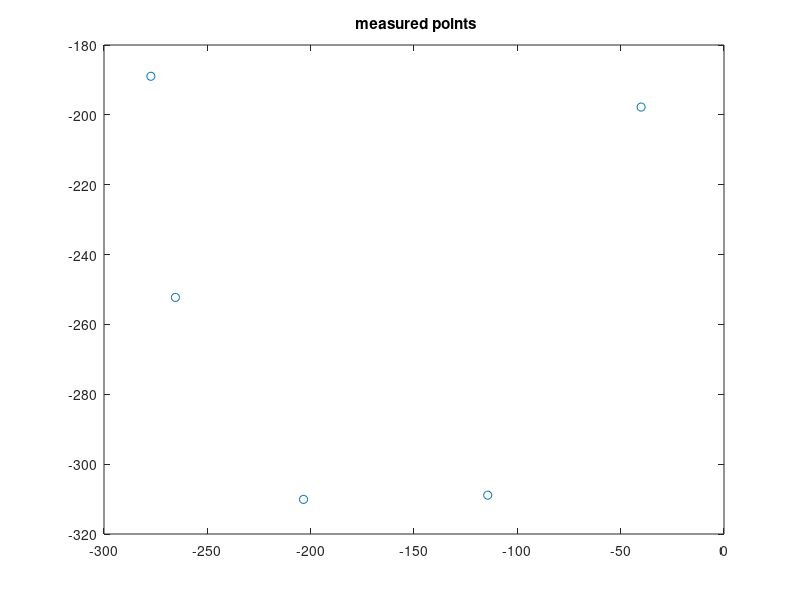

This chart was generated by the following MATLAB code: (Note: this script raises an error after producing the figure.)
%% For X (platform+kistler+cable)
mx = 9.241410334340282e-004;
cx = 0.001651705312519;

%% For Y (platform+kistler+cable)
cy = 0.001046707328795;
my = 5.572114462326005e-004;
% 
% %% Al platform only
% mx = 7.950913801404835e-004;
% cx = 0.001331957704959;
% my=2.721567156741477e-004;
% cy=0.001005491797519;

%% Circle
x=[-40.107; -114.334; -203.445; -277.335; -265.452];
y=[-197.763; -308.875; -310.088; -188.951; -252.261];
plot(x,y,'o'), title(' measured points');
[xc,yc,Re,a] = circfit(x,y);
th = linspace(0,2*pi,20)';
xe = Re*cos(th)+xc; ye = Re*sin(th)+yc;
plot(x,y,'o',[xe;xe(1)],[ye;ye(1)],'-.'),
title(' measured and fitted circles')
legend('measured','fitted')
text(xc,yc,sprintf('center (%g , %g );  R=%g',xc,yc,Re))
xlabel x, ylabel y 
axis equal

%% Other parameters
omegad=0.8;
alphad=0.4;
Ts=0.001;
%% Generate trajectory
center=[xc;yc];
rad=Re+0.8;
kNorm=1*10^-1;
rNormal=109.08;
[circX, circY, circXd,circYd, circXdd, circYdd]=genCircle(center,rad,Ts,omegad,alphad);
% circX=fliplr(circX);
% circY=fliplr(circY);
% circXd=fliplr(circXd);
% circYd=fliplr(circYd);
% circXdd=fliplr(circXdd);
% circYdd=fliplr(circYdd);
factor=1;
circX=circX(1:floor(length(circX)/factor));
circY=circY(1:floor(length(circY)/factor));
circXd=circXd(1:floor(length(circX)/factor));
circYd=circYd(1:floor(length(circY)/factor));
circXdd=circXdd(1:floor(length(circX)/factor));
circYdd=circYdd(1:floor(length(circY)/factor));
theta=atan2(circY,circX);
figure(2);
plot(theta);

for i=1:length(circX)
    radRef(i)=sqrt((circX(i)-xc)^2+(circY(i)-yc)^2);
end

r0=rad;
Kp=[8 0; 0 7]*10^-2;
Kd=[5 0;0 5]*10^-4;
M=[mx 0; 0 my];
Minv=inv(M);
Ks=[7 0;0 0.7]*10^-2;
Wcut = 150; bLP  = exp(-Wcut*2*pi*Ts);
slbuild('positionControlSlidingCircle');
